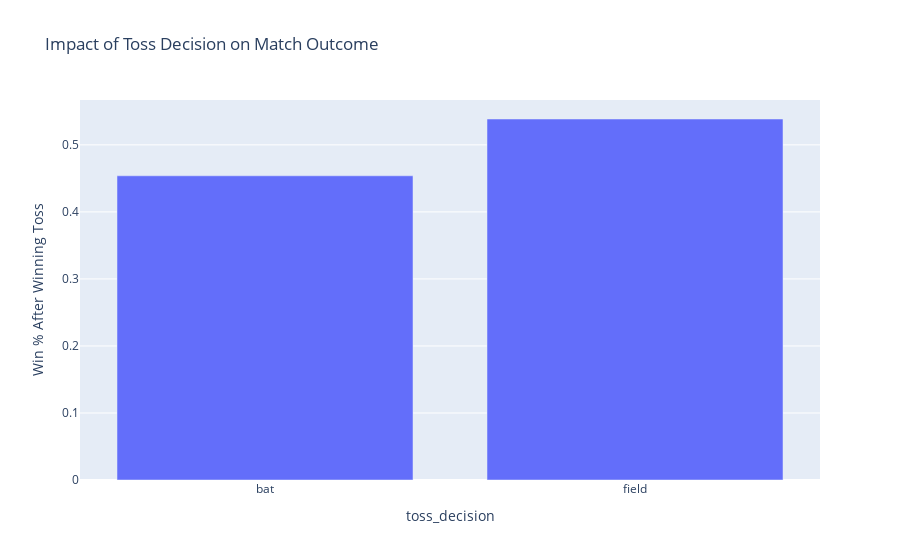

This figure's notebook cell:
### Markdown cell above
#### Toss Decision Impact on Match Outcome

### Code cell
df['toss_win_and_match_win'] = df['toss_winner'] == df['winner']
toss_impact = df.groupby('toss_decision')['toss_win_and_match_win'].mean().reset_index()
fig = px.bar(toss_impact, x='toss_decision', y='toss_win_and_match_win', 
            labels={'toss_win_and_match_win':'Win % After Winning Toss'}, 
            title='Impact of Toss Decision on Match Outcome')
fig.show()

### Figure 1 — Plotly figure (JSON) as saved in the notebook; plotly's stock layout.template omitted (floating-point values rounded to 4 significant figures)
{"data": [{"hovertemplate": "toss_decision=%{x}<br>Win % After Winning Toss=%{y}<extra></extra>", "legendgroup": "", "marker": {"color": "#636efa", "pattern": {"shape": ""}}, "name": "", "orientation": "v", "showlegend": false, "textposition": "auto", "type": "bar", "x": ["bat", "field"], "xaxis": "x", "y": [0.4538, 0.5386], "yaxis": "y"}], "layout": {"barmode": "relative", "legend": {"tracegroupgap": 0}, "title": {"text": "Impact of Toss Decision on Match Outcome"}, "xaxis": {"anchor": "y", "domain": [0, 1], "title": {"text": "toss_decision"}}, "yaxis": {"anchor": "x", "domain": [0, 1], "title": {"text": "Win % After Winning Toss"}}}}
